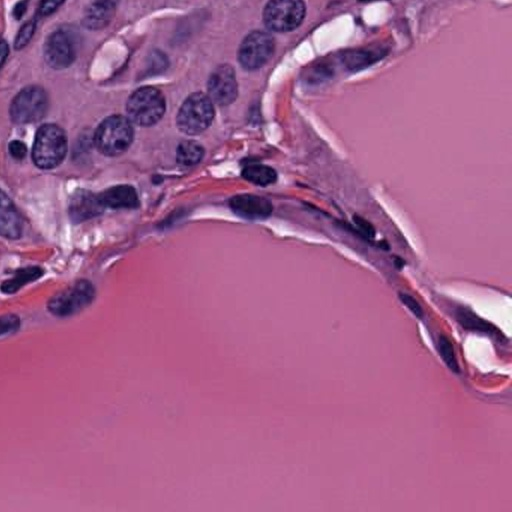
#> input picture dataset/11111111/sp9/2_2.jpg, 512 x 512 px, found by its file name
$ python img_pre_process.py
#> lines starting #> are read from the running program, lines starting #| are printed output that depends on the picture; after the words box and inside, x2 and y2 are one past the last pixel; in counts of white or black regions, pixels touching at a corner belong together
import cv2 as cv
import numpy as np
import math
from matplotlib import pyplot as plt
# 输入图片，判断空腔面积，返回置信概率
from matplotlib.pyplot import loglog


def get_conf():
    path = './dataset/sp9/2_2.jpg'
    img = cv.imread(path)
#> img is the input picture: shape (512, 512, 3); mean B, G, R 143.6, 95.6, 165.9
    # cv.imshow("img_origin", img)
    # cv.waitKey(0)
    img_gray = cv.cvtColor(img, cv.COLOR_RGB2GRAY)
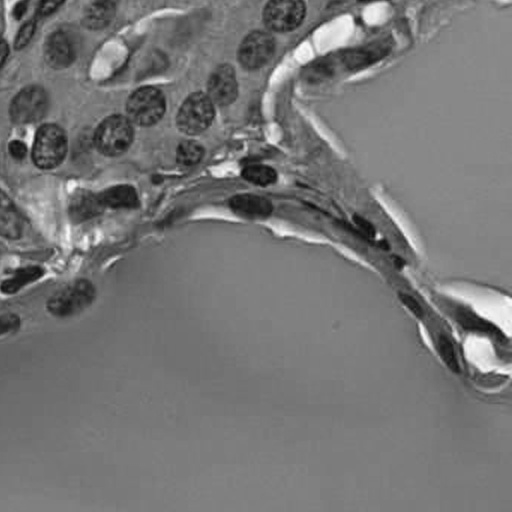
#> img_gray: shape (512, 512); min 13, max 253, mean 117.9
    # [4 lines of commented-out code are left out]
    img_canny = cv.Canny(img_gray,0,100)
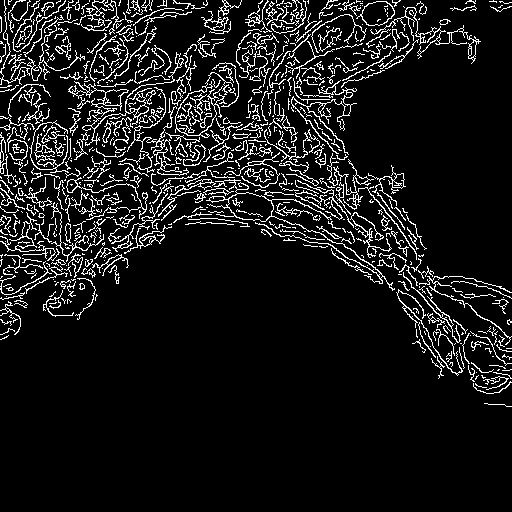
#> img_canny: shape (512, 512); 9.5% white in thin lines or dots, all inside (x1, y1, x2, y2) = (0, 0, 512, 407)
    # cv.imshow("img_canny", img_canny)
    # cv.waitKey(0)
    # cv.imwrite('./dataset/ppt/img_canny2.png', img_canny)
    kernel = np.ones((5,5), np.uint8)
    dilate = cv.dilate(img_canny, kernel)
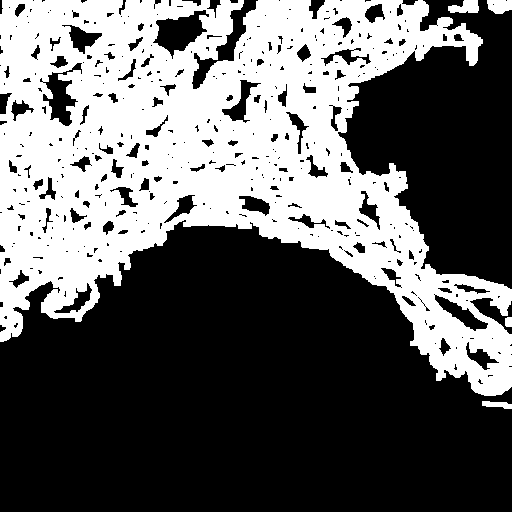
#> dilate: shape (512, 512); 38.7% white; 5 white regions, box (x1, y1, x2, y2) and area: (0, 0, 512, 396) 100733, (448, 0, 479, 13) 296, (487, 0, 512, 14) 289, (482, 401, 512, 409) 162, (505, 317, 512, 327) 67
    # cv.imwrite('./dataset/ppt/erosion21.png', dilate)
    dilate2 = cv.dilate(dilate, kernel)
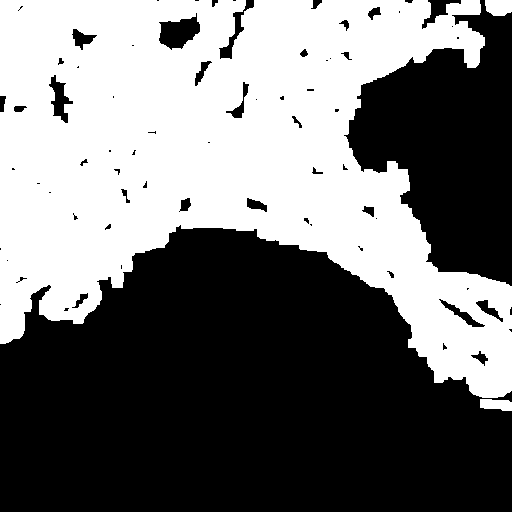
#> dilate2: shape (512, 512); 44.8% white; 3 white regions, box (x1, y1, x2, y2) and area: (0, 0, 512, 398) 116876, (485, 0, 512, 16) 381, (480, 399, 512, 411) 312
    # cv.imwrite('./dataset/ppt/ierosion22.png', dilate2)
    dilate3 = cv.dilate(dilate2, kernel)
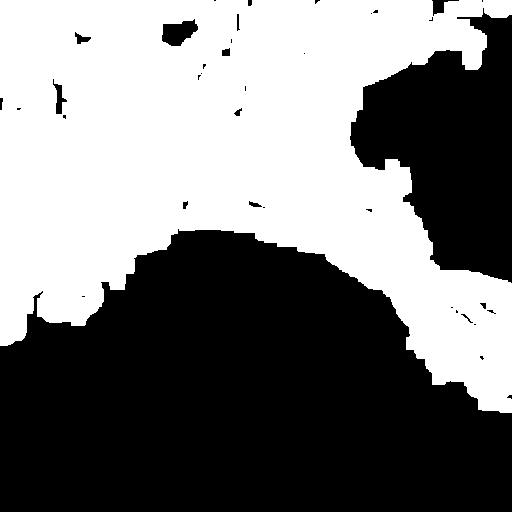
#> dilate3: shape (512, 512); 47.5% white; 1 white region, box (x1, y1, x2, y2) and area: (0, 0, 512, 413) 124535
    # [7 lines of commented-out code are left out]
    h, w = img_gray.shape
#> h = 512; w = 512
    dst=np.zeros((h,w,1),np.uint8)
    for i in range(h):
        for j in range(w):
            dst[i,j]=255-dilate3[i,j]
    num_labels, labels, stats, centroids = cv.connectedComponentsWithStats(dst, connectivity=8)
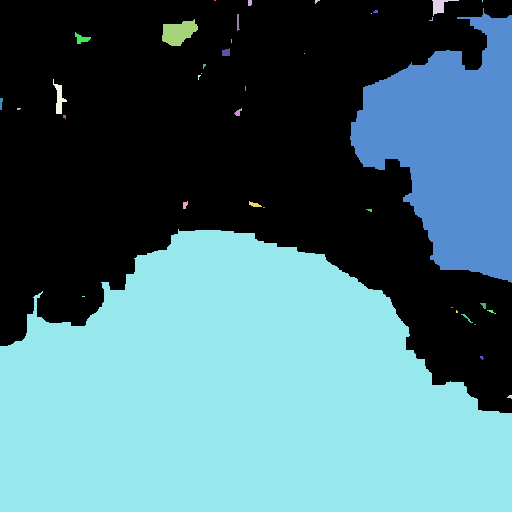
#> labels: shape (512, 512) int32; 39 distinct labels, from 0 to 38; one colour per label, 0 black
#> num_labels = 39; stats = 39 rows, first 6: [0, 0, 512, 413, 124535], [214, 0, 2, 1, 2], [248, 0, 4, 6, 23], [315, 0, 5, 4, 11], [432, 0, 27, 16, 169], [482, 0, 1, 2, 2]; centroids = 39 pairs, first value 0.714 to 509.5, second value 0 to 397
    output = np.zeros((img.shape[0], img.shape[1], 3), np.uint8)
    # [5 lines of commented-out code are left out]
    cv.imwrite('./dataset/output2.png', dst)
    # cv.imshow('output', output)
    # cv.waitKey(0)
    # cv.destroyAllWindows()
    s_list = []
    s_dict = {}
    # cv.imwrite('./dataset/ppt/dst2.png', dst)
    # cv.imshow('dst', dst)
    # cv.waitKey(0)
    for row in range(h):  # 对图中所有的像素点进行遍历
        for col in range(w):
            s = dst[row, col]
            if s in s_list:
                temp2 = s_dict['%s'%s]
                s_dict['%s' % s] = temp2 +1
            else:
                s_list.append(s)
                s_dict['%s'%s] = 1
#> after the loop, s_dict = {'[0]': 124535, '[255]': 137609}; s_list = [[0], [255]]
    # print(s_list)
    # print(s_dict)
    total = h*w
#> total = 262144
    max_area = s_dict['[255]']
#> max_area = 137609
    print(max_area)
#| 137609
    percent = round(max_area/total,3)
#> percent = 0.525
    print(percent)
#| 0.525
    if percent<=0.1:
        prob = 1
    else:
        prob = round(-math.log(percent,10),3) # 使用math中的log函数生成对应x的值
#> prob = 0.28
    print(prob)
#| 0.28
    return percent,prob

x_1 ,y_1= get_conf()
#> x_1 = 0.525; y_1 = 0.28
plt.title('Piecewise-confidence function')
# arange函数的含义是[start,end,step)
x = np.arange(0.0000001,1,0.001) # 注意区间，因为logx中的x>0，所以这里的区间设置成[0.0000001,5)
y = []
for i in x:
    if i<=0.1:
        y.append(1)
    else:
        temp = -math.log(i,10) # 使用math中的log函数生成对应x的值
        y.append(temp) # 放入到数组y中
plt.plot(x,y)  #
ax = plt.gca()
ax.spines['top'].set_color('none')
ax.spines['left'].set_position('zero')
ax.spines['right'].set_color('none')
ax.spines['bottom'].set_position('zero')
ax.set_aspect(1)
plt.scatter(x_1, y_1, s=125, c='r')
if x_1<=0.1:
    print(x_1,y_1)
    plt.text(x_1+0.3, y_1-0.05, 'Confidence='+str(y_1), ha='center', va='bottom', fontsize=10.5)
    plt.plot([x_1, x_1], [0, y_1], c='b', linestyle='--')
else:
    print(x_1, y_1)
#| 0.525 0.28
    plt.text(x_1+0.2, y_1+0.05, 'Confidence='+str(y_1), ha='center', va='bottom', fontsize=10.5)
    plt.plot([0, x_1], [y_1, y_1], c='b', linestyle='--')
    plt.plot([x_1, x_1], [y_1, 0], c='b', linestyle='--')
plt.grid(True)
# plt.show()
plt.savefig('./dataset/mat1.png')
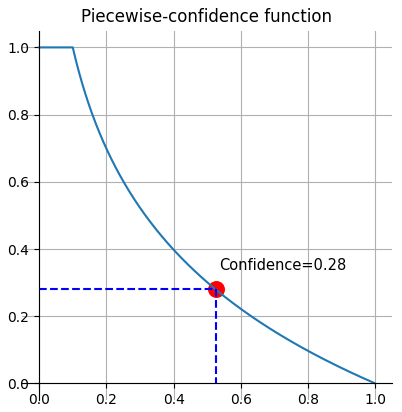
#> figure drawn by matplotlib, 1 panel; curve peaks at x = 1e-07, y = 1

$ run again, with dataset/11111111/sp9/0_0.jpg copied over dataset/11111111/sp9/2_2.jpg
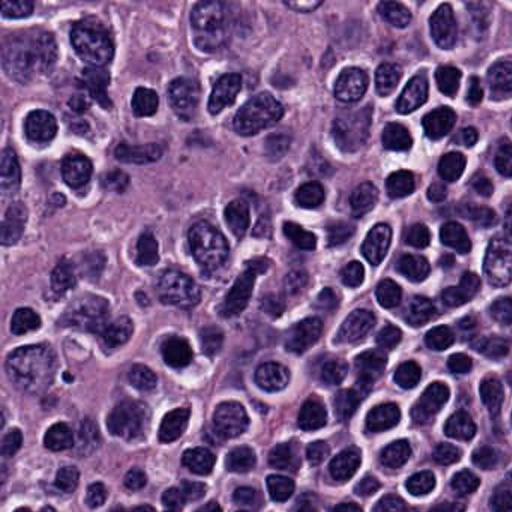
#> input picture dataset/11111111/sp9/0_0.jpg, 512 x 512 px, found by its file name
#> in get_conf, img is the input picture: shape (512, 512, 3); mean B, G, R 138.4, 89.2, 123.2
#> img_canny: shape (512, 512); 22.8% white in thin lines or dots
#> dilate: shape (512, 512); 91.7% white; 1132 black regions (911 under 20 px), largest, box (x1, y1, x2, y2) and area: (74, 362, 116, 413) 867, (163, 338, 190, 367) 512, (284, 223, 315, 249) 423
#> dilate2: shape (512, 512); 98.6% white; 119 black regions (89 under 20 px), largest, box (x1, y1, x2, y2) and area: (77, 372, 113, 409) 492, (167, 342, 188, 363) 298, (399, 365, 417, 384) 245
#> dilate3: shape (512, 512); 99.6% white; 21 black regions (9 under 20 px), largest, box (x1, y1, x2, y2) and area: (79, 379, 102, 401) 237, (171, 346, 185, 361) 156, (402, 368, 414, 382) 117
#> in get_conf, `num_labels, labels, stats, centroids = cv.connectedComponentsWithStats..`:
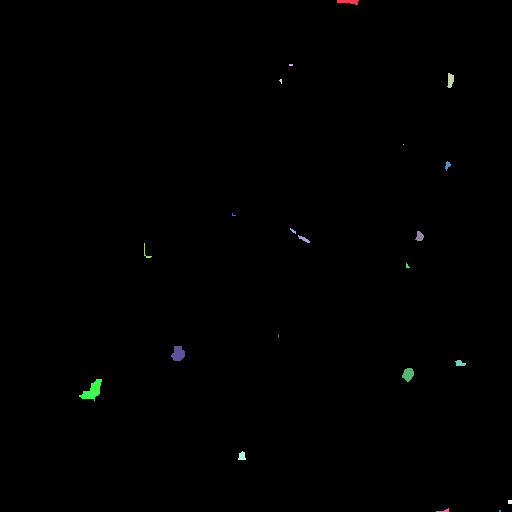
#> labels: shape (512, 512) int32; 22 distinct labels, from 0 to 21; one colour per label, 0 black
#> num_labels = 22; stats = 22 rows, first 6: [0, 0, 512, 512, 261138], [337, 0, 22, 5, 75], [289, 64, 4, 2, 8], [447, 73, 7, 15, 74], [279, 79, 3, 5, 9], [403, 144, 1, 1, 1]; centroids = 22 rows, first 8: [255.4, 255.3], [348.2, 1.32], [290.5, 64.5], [450.1, 79.86], [280.4, 80.56], [403, 144], [447.2, 165], [233, 214.5]
#> after the loop in get_conf, `for row in range(h):`: s_dict = {'[0]': 261138, '[255]': 1006}; s_list = [[0], [255]]
#> max_area = 1006
#| 1006
#> percent = 0.004
#| 0.004
#> y_1 = 1
#| 0.004 1
#> `plt.savefig('./dataset/mat1.png')`:
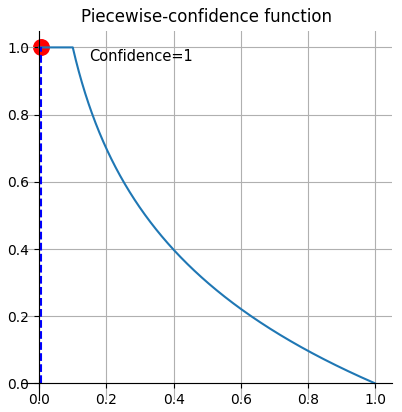
#> figure drawn by matplotlib, 1 panel; curve peaks at x = 1e-07, y = 1

$ run again, with dataset/11111111/sp9/0_1.jpg copied over dataset/11111111/sp9/2_2.jpg
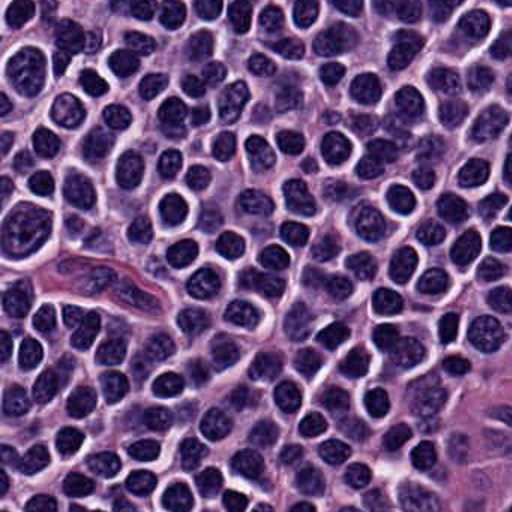
#> input picture dataset/11111111/sp9/0_1.jpg, 512 x 512 px, found by its file name
#> in get_conf, img is the input picture: shape (512, 512, 3); mean B, G, R 128.9, 79.8, 111.4
#> img_canny: shape (512, 512); 21.8% white in thin lines or dots
#> dilate: shape (512, 512); 90.5% white; 1218 black regions (927 under 20 px), largest, box (x1, y1, x2, y2) and area: (318, 323, 349, 348) 373, (439, 314, 458, 342) 372, (471, 377, 512, 414) 340
#> dilate2: shape (512, 512); 98.8% white; 138 black regions (103 under 20 px), largest, box (x1, y1, x2, y2) and area: (442, 317, 455, 339) 205, (227, 494, 243, 512) 196, (324, 325, 344, 346) 171
#> dilate3: shape (512, 512); 99.8% white; 23 black regions (14 under 20 px), largest, box (x1, y1, x2, y2) and area: (230, 498, 240, 512) 94, (444, 320, 452, 336) 82, (330, 329, 338, 339) 52
#> in get_conf, `num_labels, labels, stats, centroids = cv.connectedComponentsWithStats..`:
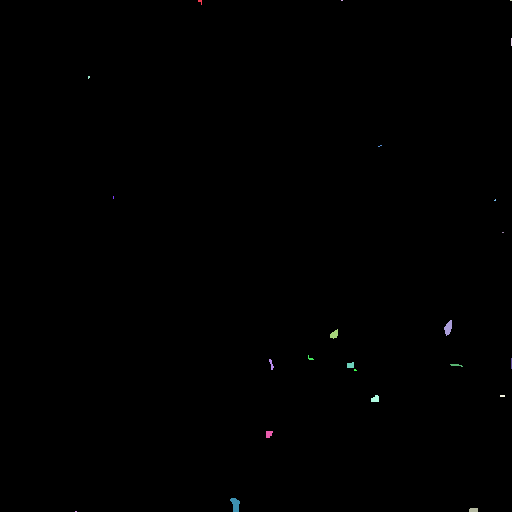
#> labels: shape (512, 512) int32; 24 distinct labels, from 0 to 23; one colour per label, 0 black
#> num_labels = 24; stats = 24 rows, first 6: [0, 0, 512, 512, 261630], [198, 0, 4, 5, 11], [341, 0, 2, 1, 2], [510, 0, 2, 1, 2], [511, 38, 1, 8, 8], [88, 76, 2, 3, 5]; centroids = 24 rows, first 8: [255.3, 255.3], [199.9, 1.18], [341.5, 0], [510.5, 0], [511, 41.5], [88.4, 76.8], [379.5, 145.5], [113, 197]
#> after the loop in get_conf, `for row in range(h):`: s_dict = {'[0]': 261630, '[255]': 514}; s_list = [[0], [255]]
#> max_area = 514
#| 514
#> percent = 0.002
#| 0.002
#> y_1 = 1
#| 0.002 1
#> `plt.savefig('./dataset/mat1.png')`:
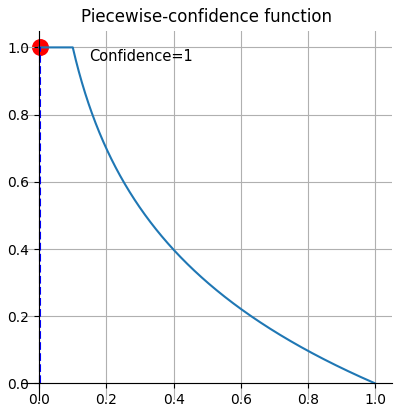
#> figure drawn by matplotlib, 1 panel; curve peaks at x = 1e-07, y = 1

$ run again, with dataset/11111111/sp9/0_2.jpg copied over dataset/11111111/sp9/2_2.jpg
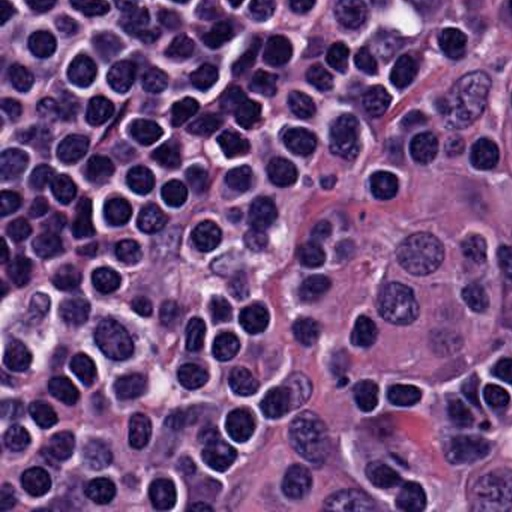
#> input picture dataset/11111111/sp9/0_2.jpg, 512 x 512 px, found by its file name
#> in get_conf, img is the input picture: shape (512, 512, 3); mean B, G, R 129.9, 79.4, 117.6
#> img_canny: shape (512, 512); 21.7% white in thin lines or dots
#> dilate: shape (512, 512); 88.3% white; 1070 black regions (799 under 20 px), largest, box (x1, y1, x2, y2) and area: (440, 181, 512, 235) 1297, (356, 413, 434, 452) 1173, (430, 177, 485, 210) 728
#> dilate2: shape (512, 512); 97.5% white; 169 black regions (104 under 20 px), largest, box (x1, y1, x2, y2) and area: (360, 415, 425, 450) 599, (485, 183, 512, 225) 455, (267, 39, 289, 63) 336
#> dilate3: shape (512, 512); 99.4% white; 45 black regions (27 under 20 px), largest, box (x1, y1, x2, y2) and area: (494, 185, 512, 219) 272, (388, 417, 423, 436) 199, (270, 41, 286, 60) 176
#> labels: shape (512, 512) int32; 46 distinct labels, from 0 to 45
#> num_labels = 46; stats = 46 rows, first 6: [0, 0, 512, 512, 260470], [34, 0, 15, 4, 46], [78, 0, 1, 2, 2], [307, 0, 1, 1, 1], [477, 0, 2, 1, 2], [0, 7, 7, 8, 35]; centroids = 46 pairs, first value 0 to 510.4, second value 0 to 511
#> after the loop in get_conf, `for row in range(h):`: s_dict = {'[0]': 260470, '[255]': 1674}; s_list = [[0], [255]]
#> max_area = 1674
#| 1674
#> percent = 0.006
#| 0.006
#> y_1 = 1
#| 0.006 1
#> `plt.savefig('./dataset/mat1.png')`:
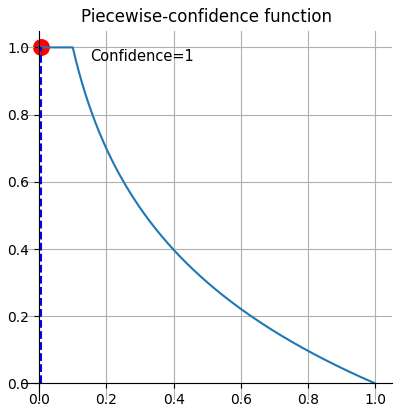
#> figure drawn by matplotlib, 1 panel; curve peaks at x = 1e-07, y = 1
